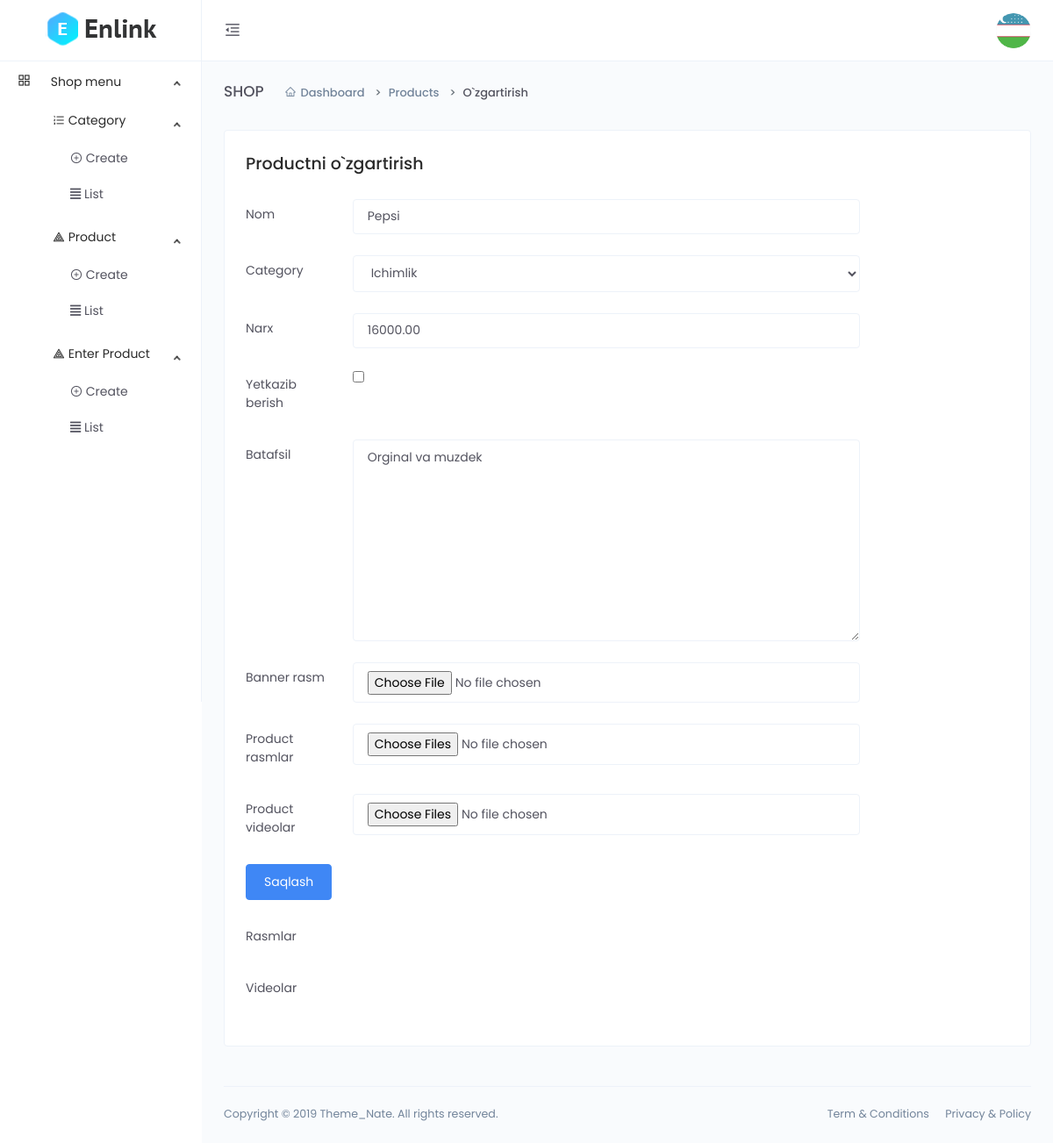
/dashboard/product-update/hTO1YgBbqFIJ5as/ (signed in), run on the app's committed database.
### main/models.py (models this page shows, shortened)
class User(AbstractUser):
    avatar = models.ImageField(upload_to='avatar/',default='avatar/default.png')
    address = models.CharField(max_length=255, blank=True, null=True)
    phone = models.CharField(max_length=255, blank=True, null=True)
    zip_code = models.IntegerField(blank=True, null=True)
    class Meta(AbstractUser.Meta):
        swappable = "AUTH_USER_MODEL"

class CodeGenerate(models.Model):
    code = models.CharField(max_length=255, blank=True,unique=True)
    class Meta:
        abstract = True

class Product(CodeGenerate):
    category = models.ForeignKey(Category, on_delete=models.CASCADE)
    name = models.CharField(max_length=255)
    body = models.TextField()
    price = models.DecimalField(decimal_places=2, max_digits=10)
    discount_price = models.DecimalField(decimal_places=2, max_digits=10,
                                         blank=True, null=True)
    banner_img = models.ImageField(upload_to='banner-img/')
    quantity = models.IntegerField()
    delivery = models.BooleanField(default=False)

### main/funcs.py (the view)
    def wrapper(request, *args, **kwargs):
        if request.user.is_staff:
            result=func(request, *args, **kwargs)
        else:
            return redirect('front:index')
        return result

### main/dashboard/views.py (called while the page is built, shortened)
@staff_required
def product_update(request, code):
    images = models.ProductImg.objects.filter(product__code=code)
    videos = models.ProductVideo.objects.filter(product__code=code)
    categories = models.Category.objects.all()
    product = models.Product.objects.get(code=code)
    if request.FILES.getlist('product_img'):
        for img in request.FILES.getlist('product_img'):
            models.ProductImg.objects.create(
                product = product,
                img = img
        )
    context = {
          'images':images,
          'videos':videos,
          'categories':categories,
          'product':product
    }
    return render(request,'dashboard/product/update.html',context=context)

### main/funcs.py (called while the page is built)
def staff_required(func):
    def wrapper(request, *args, **kwargs):
        if request.user.is_staff:
            result=func(request, *args, **kwargs)
        else:
            return redirect('front:index')
        return result
    return wrapper

### templates/dashboard/product/update.html (shortened to what this page needs)
{% extends 'dashboard/base.html' %}
{% block content %}
    <div class="main-content">
        <div class="page-header">
            <h2 class="header-title">SHOP</h2>
            <div class="header-sub-title">
                <nav class="breadcrumb breadcrumb-dash">
                    <a href="#" class="breadcrumb-item"><i class="anticon anticon-home m-r-5"></i>Dashboard</a>
                    <a class="breadcrumb-item" href="#">Products</a>
                    <span class="breadcrumb-item active">O`zgartirish</span>
                </nav>
            </div>
        </div>
        <div class="card">
            <div class="card-body">
                <h4>Productni o`zgartirish</h4>
                <div class="m-t-25" style="max-width: 700px">
                    <form method="post" enctype="multipart/form-data">{% csrf_token %}
                        <div class="form-group row">
                            <label for="inputPassword3" class="col-sm-2 col-form-label">Nom</label>
                            <div class="col-sm-10">
                                <input type="text" class="form-control" id="inputPassword3" value="{{product.name}}" name="name" >
                            </div>
                        </div>
                        <div class="form-group row">
                            <label for="inputPassword3" class="col-sm-2 col-form-label">Category</label>
                            <div class="col-sm-10">
                                <select name="category_id" class="form-control">
                                    {% for c in categories %}
                                        {% if c == product.category %}
                                        <option value="{{c.code}}" selected>{{c.name}}</option>
                                        {% else %}
                                        <option value="{{c.code}}">{{c.name}}</option>
                                        {% endif %}
                                    {% endfor %}
                                </select>
                            </div>
                        </div>
                        <div class="form-group row">
                            <label for="inputPassword3" class="col-sm-2 col-form-label">Narx</label>
                            <div class="col-sm-10">
                                <input type="number" class="form-control" id="inputPassword3" value="{{product.price}}" name="price">
                            </div>
                        </div>
                        <div class="form-group row">
                            <label for="inputPassword3" class="col-sm-2 col-form-label">Yetkazib berish</label>
                            <div class="col-sm-10">
                                <input type="checkbox" id="inputPassword3" placeholder="..." name="delivery" {% if product.delivery %} checked {% endif %}>
                            </div>
                        </div>
                        <div class="form-group row">
                            <label for="inputPassword3" class="col-sm-2 col-form-label">Batafsil</label>
                            <div class="col-sm-10">
                                <textarea name="body" class="form-control" cols="30" rows="10">{{product.body}}</textarea>
                            </div>
                        </div>
                        <div class="form-group row">
                            <label for="inputPassword3" class="col-sm-2 col-form-label">Banner rasm</label>
                            <div class="col-sm-10">
                                <input type="file" class="form-control" id="inputPassword3" name="banner_img">
                            </div>
                        </div>
                        <div class="form-group row">
                            <label for="inputPassword3" class="col-sm-2 col-form-label">Product rasmlar</label>
                            <div class="col-sm-10">
                                <input type="file" class="form-control" id="inputPassword3" name="product_img" multiple>
                            </div>
                        </div>
                        <div class="form-group row">
                            <label for="inputPassword3" class="col-sm-2 col-form-label">Product videolar</label>
                            <div class="col-sm-10">
                                <input type="file" class="form-control" id="inputPassword3" name="product_video" multiple>
                            </div>
                        </div>
                        <div class="form-group row">
                            <div class="col-sm-10">
                                <button type="submit" class="btn btn-primary">Saqlash</button>
                            </div>
                        </div>
                    </form>
                    <div class="form-group row">
                        <div class="col-sm-2 col-form-label">Rasmlar</div>
                    </div>
                    <div class="form-group row">
                        <div class="col-sm-2 col-form-label">Videolar</div>
                    </div>
                </div>
            </div>
        </div>
    </div>
{% endblock %}

### templates/dashboard/base.html (shortened to what this page needs)
<!DOCTYPE html>
<html lang="en">
{% load static %}
<head>
    <link href="{% static 'dashboard/vendors/bootstrap-datepicker/bootstrap-datepicker.min.css' %}" rel="stylesheet">
    <link href="{% static 'dashboard/css/app.min.css' %}" rel="stylesheet">
</head>
<body>
    <div class="app">
        <div class="layout">
            <div class="header">
                <div class="logo logo-dark">
                    <a href="{% url 'dashboard:index' %}">
                        <img src="{% static 'dashboard/images/logo/logo.png' %}" alt="Logo">
                    </a>
                </div>
                <div class="nav-wrap">
                    <ul class="nav-left">
                        <li class="desktop-toggle">
                            <a href="javascript:void(0);">
                                <i class="anticon"></i>
                            </a>
                        </li>
                    </ul>
                    <ul class="nav-right">
                        <li class="dropdown dropdown-animated scale-left">
                            <div class="pointer" data-toggle="dropdown">
                                <div class="avatar avatar-image  m-h-10 m-r-15">
                                    <img src="{{user.avatar.url}}"  alt="">
                                </div>
                            </div>
                        </li>
                    </ul>
                </div>
            </div>
            <div class="side-nav">
                <div class="side-nav-inner">
                    <ul class="side-nav-menu scrollable">
                        <li class="nav-item dropdown open">
                            <a class="dropdown-toggle" href="javascript:void(0);">
                                <span class="icon-holder">
                                    <i class="anticon anticon-appstore"></i>
                                </span>
                                <span class="title">Shop menu</span>
                            </a>
                            <ul class="dropdown-menu">
                                <li>
                                    <li class="nav-item dropdown open">
                                        <a class="dropdown-toggle" href="javascript:void(0);">
                                            <span class="icon-holder">
                                                <i class="anticon anticon-ordered-list"></i>
                                            </span>
                                            <span class="title">Category</span>
                                        </a>
                                        <ul class="dropdown-menu">
                                            <li>
                                                <a href="{% url 'dashboard:category_create' %}">
                                                    <i class="anticon anticon-plus-circle"></i>
                                                    Create
                                                </a>
                                            </li>
                                            <li>
                                                <a href="{% url 'dashboard:category_list' %}">
                                                    <span class="icon-holder">
                                                        <i class="fas fa-align-justify"></i>
                                                        List
                                                    </span>
                                                </a>
                                            </li>
                                        </ul>
                                    </li>
                                </li>
                                <li>
                                    <li class="nav-item dropdown open">
                                        <a class="dropdown-toggle" href="javascript:void(0);">
                                            <span class="icon-holder">
                                                <i class="anticon anticon-heat-map"></i>
                                            </span>
                                            <span class="title">Product</span>
                                        </a>
                                        <ul class="dropdown-menu">
                                            <li>
                                                <a href="{% url 'dashboard:product_create' %}">
                                                    <i class="anticon anticon-plus-circle"></i>
                                                    Create
                                                </a>
                                            </li>
                                            <li>
                                                <a href="{% url 'dashboard:product_list' %}">
                                                    <i class="fas fa-align-justify"></i>
                                                    List
                                                </a>
                                            </li>
                                        </ul>
                                    </li>
                                </li>
                                <li>
                                    <li class="nav-item dropdown open">
                                        <a class="dropdown-toggle" href="javascript:void(0);">
                                            <span class="icon-holder">
                                                <i class="anticon anticon-heat-map"></i>
                                            </span>
                                            <span class="title">Enter Product</span>
                                        </a>
                                        <ul class="dropdown-menu">
                                            <li>
                                                <a href="{% url 'dashboard:create_product_enter' %}">
                                                    <i class="anticon anticon-plus-circle"></i>
                                                    Create
                                                </a>
                                            </li>
                                            <li>
                                                <a href="{% url 'dashboard:list_product_enter' %}">
                                                    <i class="fas fa-align-justify"></i>
                                                    List
                                                </a>
                                            </li>
                                        </ul>
                                    </li>
                                </li>
                            </ul>
                        </li>
                    </ul>
                </div>
            </div>
            <div class="page-container">
                {% block content %}
                {% endblock %}
                <footer class="footer">
                    <div class="footer-content">
                        <p class="m-b-0">Copyright © 2019 Theme_Nate. All rights reserved.</p>
                        <span>
                            <a href="" class="text-gray m-r-15">Term &amp; Conditions</a>
                            <a href="" class="text-gray">Privacy &amp; Policy</a>
                        </span>
                    </div>
                </footer>
            </div>
        </div>
    </div>
</body>
</html>

### data on the page
User: avatar (placeholder picture)
Product: name "Pepsi", price "16000.00", body "Orginal va muzdek"

### other printed values
form field category_id "Ichimlik"
